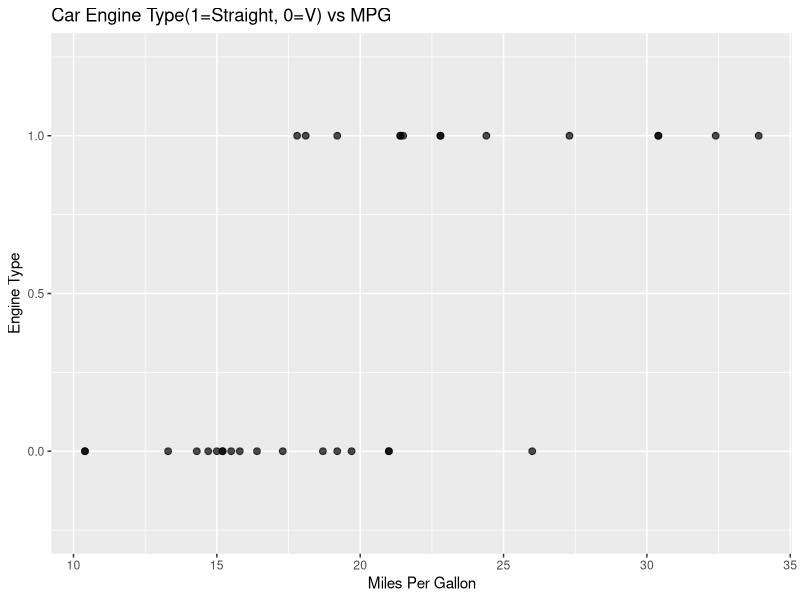
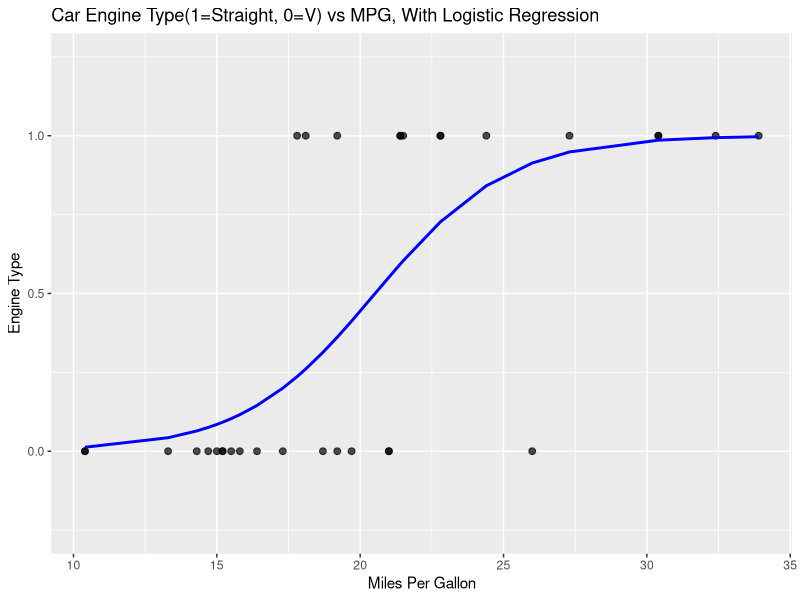
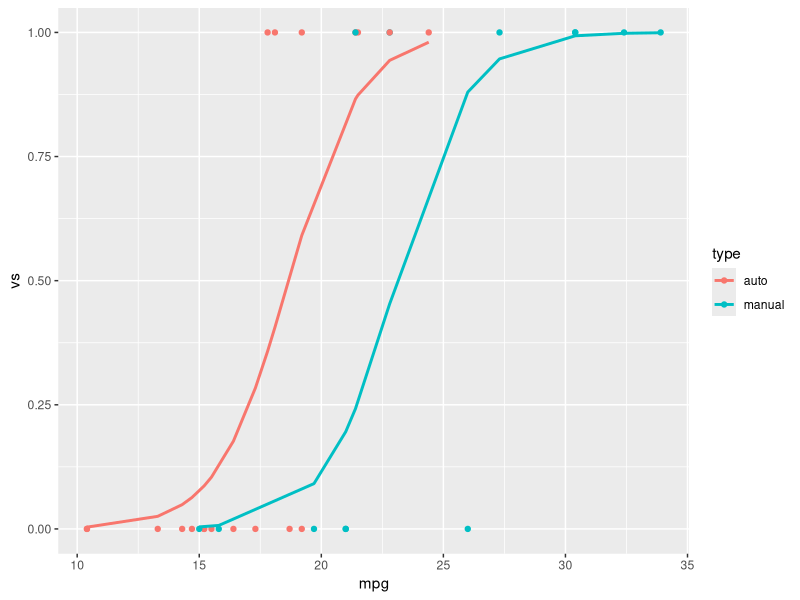

Write R code to recreate these figures, in order.
## ---- chunk 1
# Logistic regression example
library(data.table)
library(ggplot2)

data(mtcars)
mtcars <- data.table(mtcars)

# transform "am" to a categorical variable
mtcars[, type:= ifelse(am==1, "manual", "auto")]

# plot initial results
ggplot(mtcars, aes(x=mpg, y=vs)) +
  geom_point(size=2, alpha=0.7) +
  expand_limits(y=c(-0.25, 1.25)) +
  labs(title="Car Engine Type(1=Straight, 0=V) vs MPG",
       x="Miles Per Gallon",
       y="Engine Type")


# logistic regression with mpg
logistic_mpg <- glm(vs~mpg, data=mtcars, family=binomial)
summary(logistic_mpg)

# plot results 
mtcars[, prob_mpg:= predict(logistic_mpg, type="response")]
ggplot(mtcars, aes(x=mpg)) +
  geom_point(aes(y=vs), size=2, alpha=0.7) +
  expand_limits(y=c(-0.25, 1.25)) +
  geom_line(aes(y=prob_mpg), size=1, color="blue") +
  labs(title="Car Engine Type(1=Straight, 0=V) vs MPG, With Logistic Regression",
       x="Miles Per Gallon",
       y="Engine Type")


# logicstic regression with mpg and type
logistic_mpg_type <- glm(vs~mpg+type, data=mtcars, family=binomial)
summary(logistic_mpg_type)

# predict probability of a straight engine
mtcars[, prob_sengine:=predict(logistic_mpg_type, type="response")]

#plot logistic results
ggplot(mtcars, aes(x=mpg)) +
  geom_point(aes(y=vs, color=type)) +
  geom_line(aes(y=prob_sengine, color=type), size=1)

